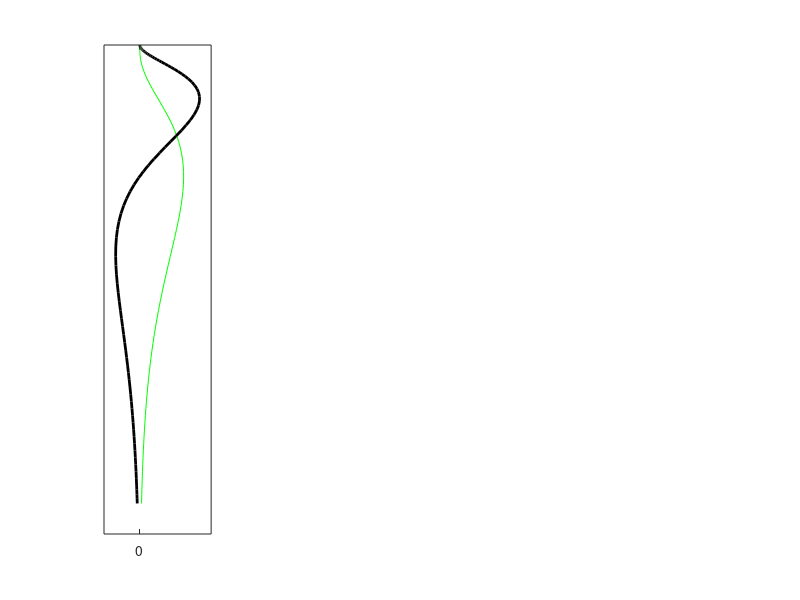

Reproduce this figure in MATLAB. (Note: this script raises an error after producing the figure.)
function vectorfigplot
%% Create the sergio & kalaska type figure for force+velocity traces
% equilibrium point thing
[t,x] = ode45(@odefun, [0 1.5], [0;0;0;0]);

dx = odefun(t,x');
dx = dx';

figure(1)
clf
% plot(t,x(:,1),t,x(:,2),t,dx(:,2))
% plot(t,x(:,1),t,x(:,2))
subplot(141)
plot(x(:,2),-t,'g',dx(:,2)/3,-t,'k','linewidth',2)
set(gca,'xtick',[0],'ytick',[],'xticklabels',[])
grid on
subplot(142)
plot(-x(:,2),-t,'g',-dx(:,2)/3,-t,'k','linewidth',2)
set(gca,'xtick',[0],'ytick',[],'xticklabels',[])
grid on
subplot(143)
plot(x(:,2),-t,'g',-dx(:,2)/3,-t,'k','linewidth',2)
set(gca,'xtick',[0],'ytick',[],'xticklabels',[])
grid on
subplot(144)
plot(-x(:,2),-t,'g',dx(:,2)/3,-t,'k','linewidth',2)
set(gca,'xtick',[0],'ytick',[],'xticklabels',[])
grid on

% get times to plot
t_samp = linspace(0,1.5,30);
dx_samp = interp1(t,dx,t_samp);
vel_samp = dx_samp(:,1);
force_samp = dx_samp(:,2)/3;

figure(2)
clf
subplot(141)
stem(t_samp,vel_samp,'filled','g','linewidth',2,'markersize',10)
hold on
stem(t_samp,force_samp,'filled','k','linewidth',2,'markersize',10)
set(gca,'cameraupvector',[-1 0 0],'xtick',[],'ytick',[])
subplot(142)
stem(t_samp,-vel_samp,'filled','g','linewidth',2,'markersize',10)
hold on
stem(t_samp,-force_samp,'filled','k','linewidth',2,'markersize',10)
set(gca,'cameraupvector',[-1 0 0],'xtick',[],'ytick',[])
subplot(143)
stem(t_samp,vel_samp,'g','linewidth',2,'markersize',10)
hold on
stem(t_samp,-force_samp,'k','linewidth',2,'markersize',10)
set(gca,'cameraupvector',[-1 0 0],'xtick',[],'ytick',[])
subplot(144)
stem(t_samp,-vel_samp,'g','linewidth',2,'markersize',10)
hold on
stem(t_samp,force_samp,'k','linewidth',2,'markersize',10)
set(gca,'cameraupvector',[-1 0 0],'xtick',[],'ytick',[])
legend('Force','Velocity')

end

function dy = odefun(~,y)
    %eq point dynamics
    w0_eq = 10;
    zeta_eq = 1;
    eq_eq_pt = 5;
    displac_eq = y(3,:)-eq_eq_pt;
    eq_vec = [displac_eq;y(4,:)];
    trans_mat_eq = [0 1;-w0_eq^2 -2*zeta_eq*w0_eq];
    eq_dot = trans_mat_eq*eq_vec;
    
    %actual dynamics
    w0 = 5;
    zeta = 1;
    displac = y(1,:)-y(3,:);
    state_vec = [displac;y(2,:)];
    trans_mat = [0 1;-w0^2 -2*zeta*w0];
    state_dot = trans_mat*state_vec;
    
    dy = [state_dot;eq_dot];
end